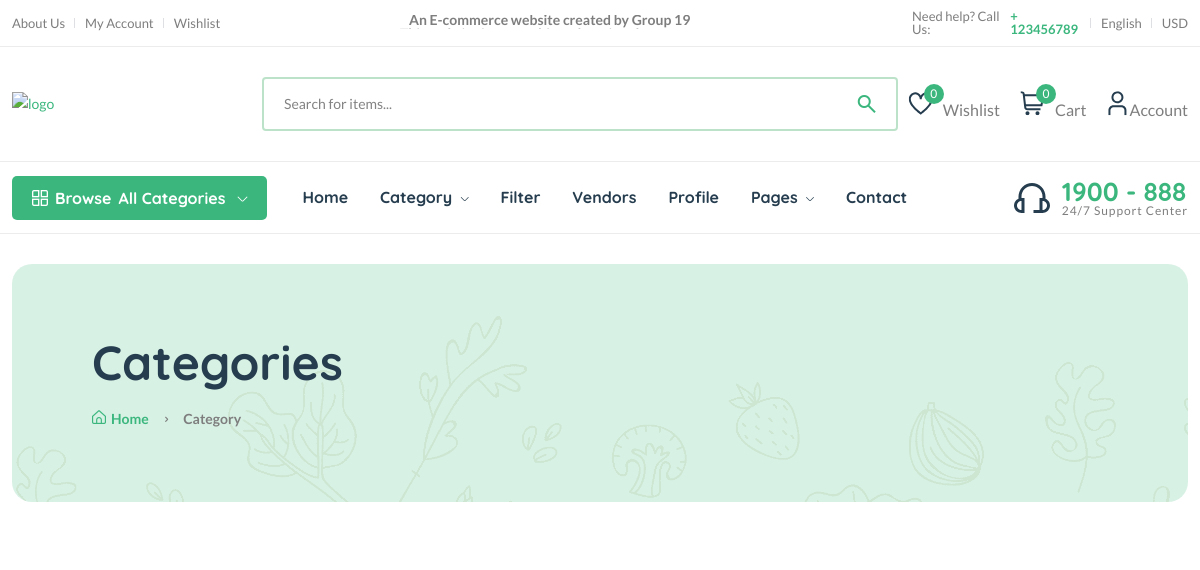
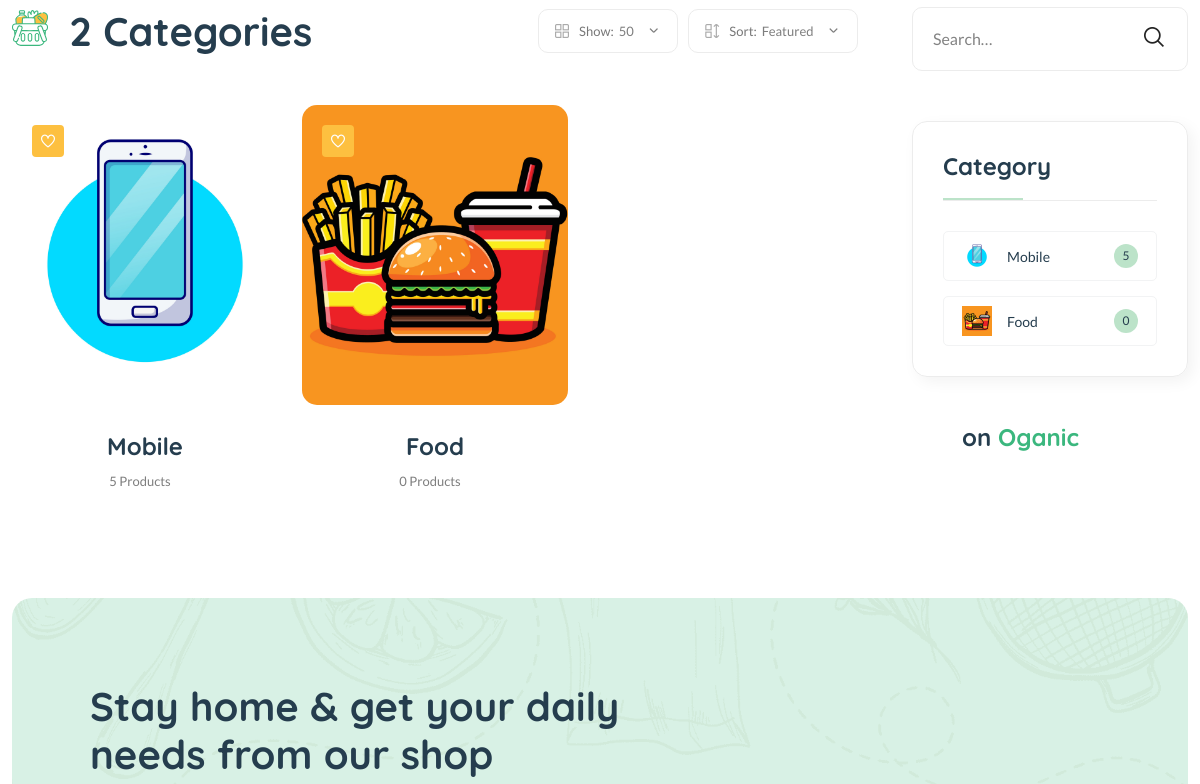
Before: /category/ (upper part) with the older database file (2 pictures, top to bottom).
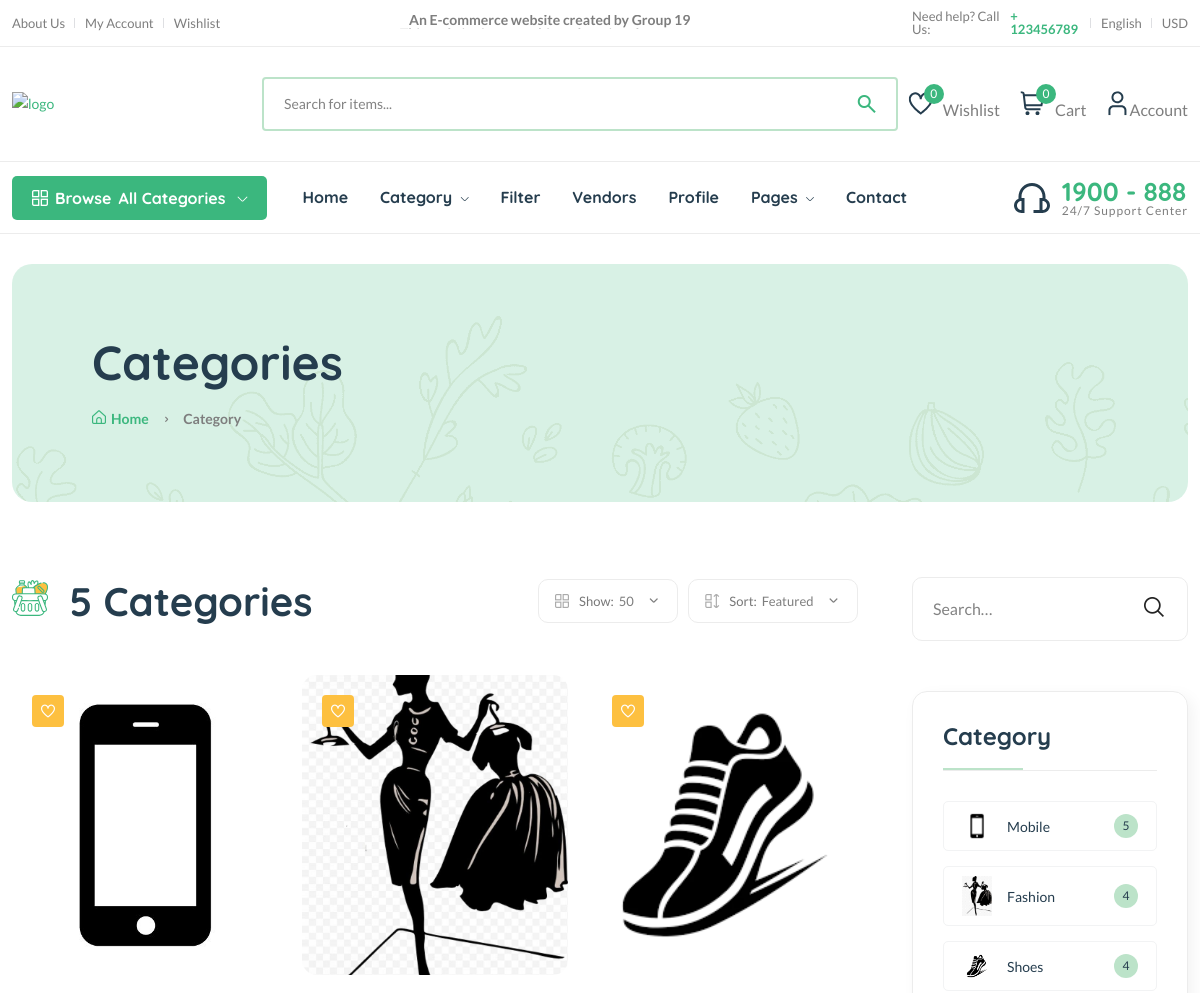
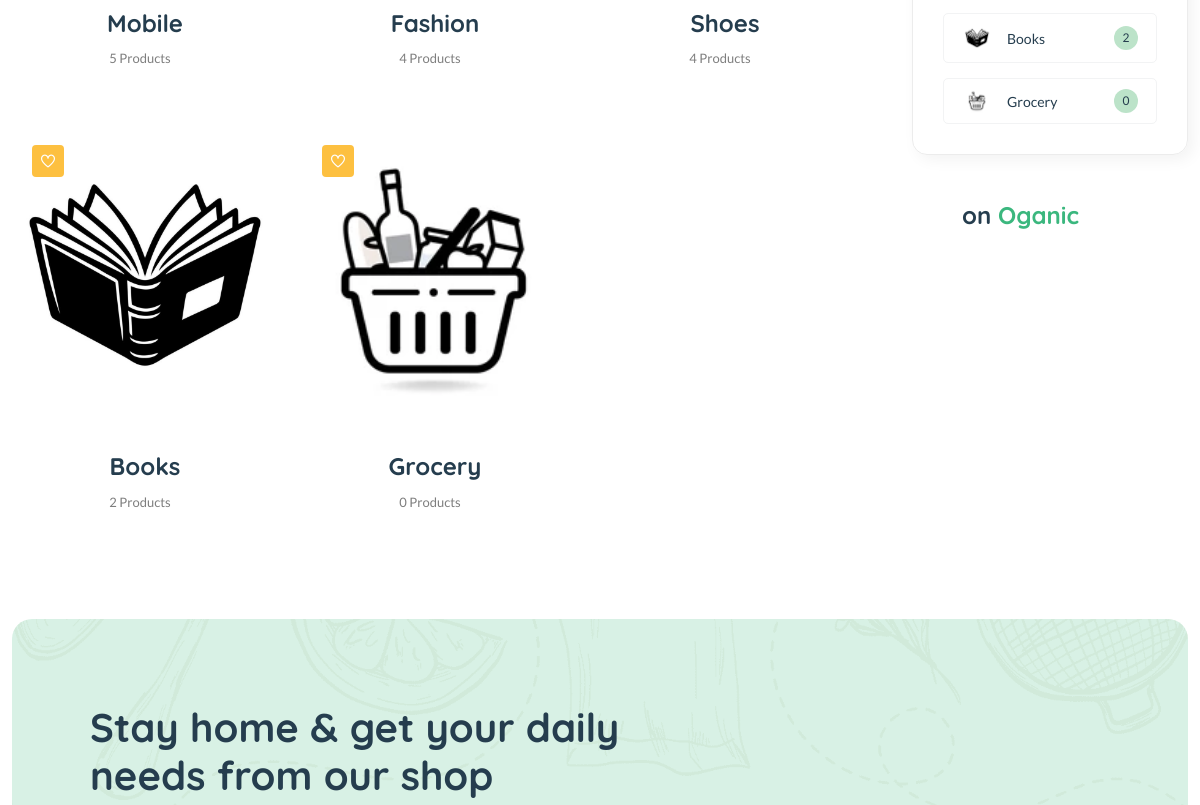
After: the same page with the newer database file (2 pictures, top to bottom).
### core/models.py (models this page shows, shortened)
class Category(models.Model):
    cid = ShortUUIDField(unique=True, length=10, max_length=20,
                         prefix="cat", alphabet="abcdefgh12345")
    title = models.CharField(max_length=100, default="Food")
    image = models.ImageField(upload_to="category", default="category.jpg")
    class Meta:
        verbose_name_plural = "Categories"

### core/views.py (the view)
# urls.py: path("category/", category_list_view, name="category-list"),
def category_list_view(request):
    categories = Category.objects.all()
    context = {
        "categories":categories
    }
    return render(request, 'core/category-list.html', context)

### core/context_processor.py (called while the page is built)
def default(request):
    categories = Category.objects.all()
    vendors = Vendor.objects.all()
    min_max_price = Product.objects.aggregate(Min("price"), Max("price"))
    if request.user.is_authenticated:
        try:
            wishlist = wishlist_model.objects.filter(user=request.user)
        except:
            messages.warning(request, "You need to login before accessing your wishlist.")
            wishlist = 0
    else:
        wishlist = 0
    try:
        address = Address.objects.get(user=request.user)
    except:
        address = None
    return {
        'categories':categories,
        'wishlist':wishlist,
        'address':address,
        'vendors':vendors,
        'min_max_price':min_max_price,
    }

### templates/core/category-list.html (shortened to what the changed rows need)
{% extends 'partials/base.html' %}
{% load static %}
{% block content %}
    <main class="main">
        <div class="page-header mt-30 mb-75">
            <div class="container">
                <div class="archive-header">
                    <div class="row align-items-center">
                        <div class="col-xl-3">
                            <h1 class="mb-15">Categories</h1>
                        </div>
                    </div>
                </div>
            </div>
        </div>
        <div class="page-content mb-50">
            <div class="container">
                <div class="row">
                    <div class="col-lg-9">
                        <div class="shop-product-fillter mb-50 pr-30">
                            <div class="totall-product">
                                <h2>
                                    <img class="w-36px mr-10" src="assets/imgs/theme/icons/category-1.svg" alt="" />
                                    {{categories.count}} Categories
                                </h2>
                            </div>
                        </div>
                        <div class="loop-grid pr-30">
                            <div class="row">
                                {% for c in categories %}
                                <article class="col-xl-4 col-lg-6 col-md-6 text-center hover-up mb-30 animated">
                                    <div class="post-thumb">
                                        <a href="{% url 'core:category-product-list' c.cid %}">
                                            <img style="height: 300px; width: 300px; object-fit: cover;" class="border-radius-15" src="{{c.image.url}}" alt="" />
                                        </a>
                                        <div class="entry-meta">
                                            <a class="entry-meta meta-2" href="#"><i class="fi-rs-heart"></i></a>
                                        </div>
                                    </div>
                                    <div class="entry-content-2">
                                        <h4 class="post-title mb-15">
                                            <a href="{% url 'core:category-product-list' c.cid %}">{{ c.title }}</a>
                                        </h4>
                                        <div class="entry-meta font-xs color-grey mt-10 pb-10">
                                            <div>
                                                <span class="hit-count mr-10">{{c.category.count}} Product{{c.category.count|pluralize}}</span>
                                            </div>
                                        </div>
                                    </div>
                                </article>
                                {% endfor %}
                            </div>
                        </div>
                    </div>
                    <div class="col-lg-3 primary-sidebar sticky-sidebar">
                        <div class="widget-area">
                            <div class="sidebar-widget widget-category-2 mb-50">
                                <ul>
                                    {% for c in categories %}
                                    <li>
                                        <a href="{% url 'core:category-product-list' c.cid %}"> <img src="{{c.image.url}}" alt="" />{{c.title}}</a><span class="count">{{c.category.count}}</span>
                                    </li>
                                    {% endfor %}
                                </ul>
                            </div>
                        </div>
                    </div>
                </div>
            </div>
        </div>
    </main>
{% endblock content %}

Changed rows visible on the page:
removed Category: image (picture), title "Food", category.count "0"
changed Category "Mobile": image: a different picture
added Category: image (picture), title "Fashion", category.count "4"
added Category: image (picture), title "Shoes", category.count "4"
added Category: image (picture), title "Books", category.count "2"
added Category: image (picture), title "Grocery", category.count "0"
Other visible differences:
{{ categories.count }}: "2" → "5"
